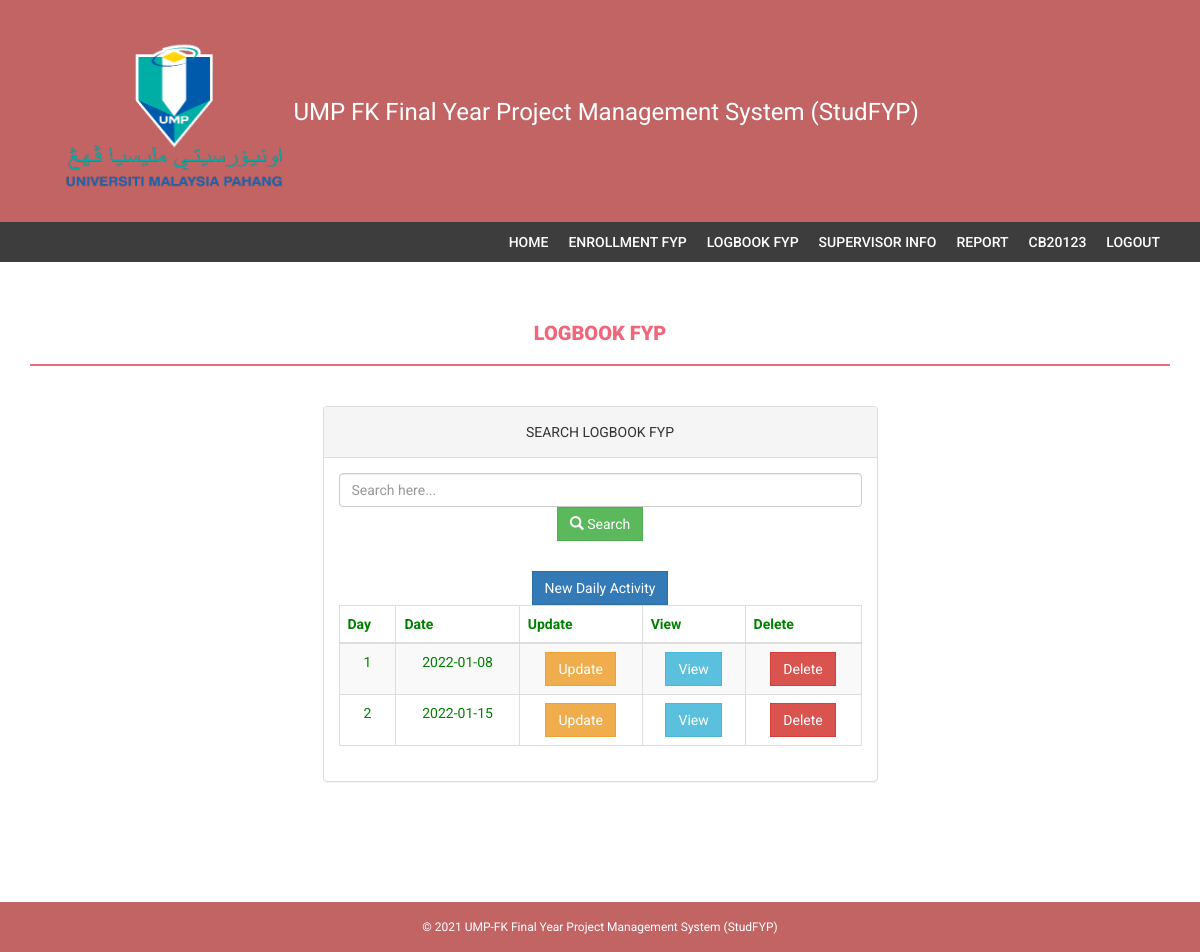
The app's page /student/logbook.php (signed in), older data.
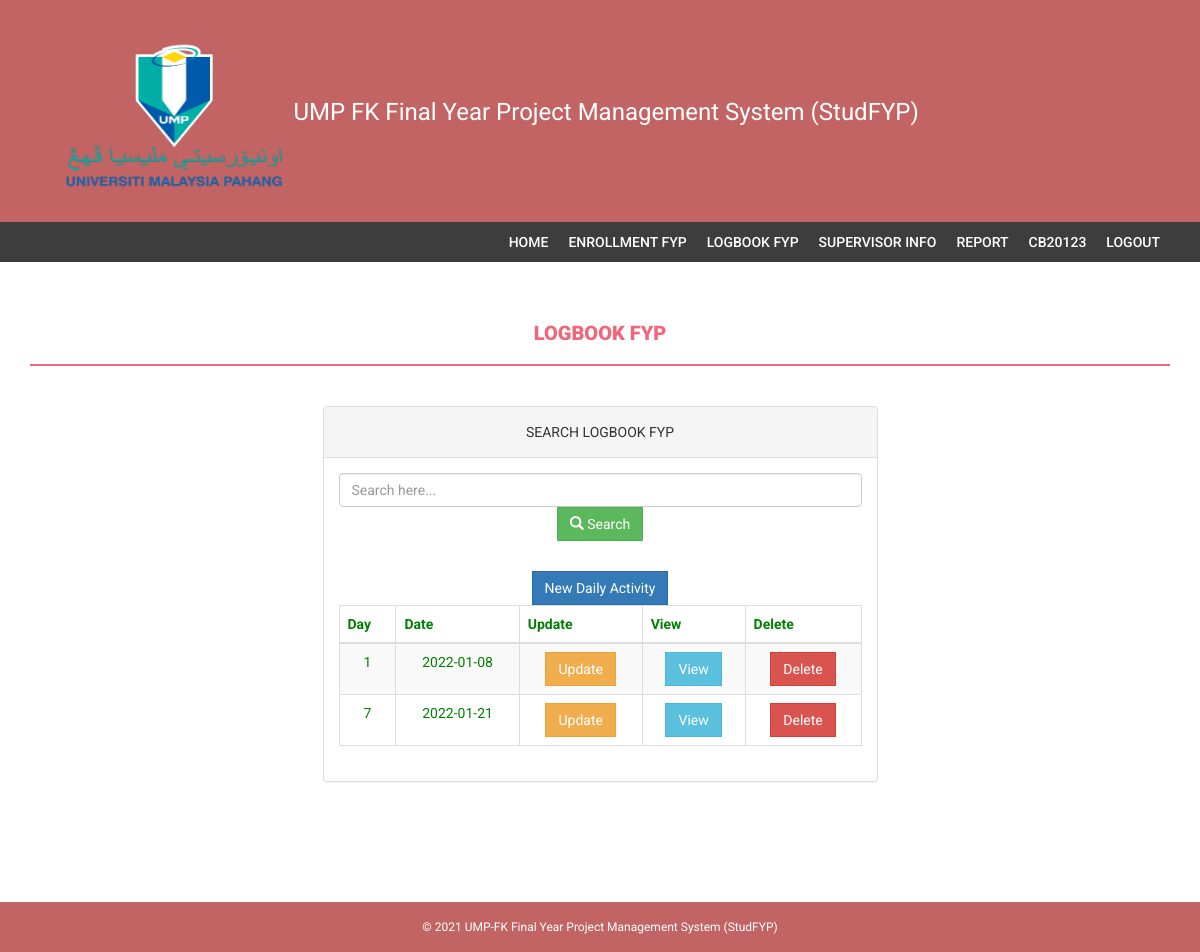
The same page, newer data.
### tables this page shows
CREATE TABLE `logbook` (
  `logbook_id` int(10) NOT NULL,
  `log_date` date NOT NULL,
  `log_day` int(31) NOT NULL,
  `log_activity` varchar(400) NOT NULL,
  `log_file` varchar(400) NOT NULL,
  `log_note` varchar(200) NOT NULL,
  `student_id` varchar(10) NOT NULL
);

### student/logbook.php (the view, shortened to what this page needs)
<?php
if(isset($_SESSION['User'])){
    $User = $_SESSION['User'];
}else{
    header("location:/studfyp/login.php");
}
?>
<!DOCTYPE html>
<html xmlns="http://www.w3.org/1999/xhtml">
    <head>
        <link href="assets/css/bootstrap.css" rel="stylesheet" />
        <link href="assets/css/font-awesome.css" rel="stylesheet" />
        <link href="assets/css/style.css" rel="stylesheet" />
    </head>
    <body>
        <?php include('includes/header.php');?>
        <?php include('includes/menubar.php');?>
        <div class="content-wrapper">
            <div class="container">
                <div class="row">
                    <div class="col-md-12"><h1 class="page-head-line">LOGBOOK FYP </h1></div>
                </div>
                <div class="row" >
                    <div class="col-md-3"></div>
                    <div class="col-md-6">
                        <div class="panel panel-default">
                            <div class="panel-heading"><center>SEARCH LOGBOOK FYP</center></div>
                            <font color="green" align="center">
                            <div class="panel-body">
                                <form method="POST">
                                    <input type="text" class="form-control" name="keyword" placeholder="Search here..." required="required">
                                    <button class="btn btn-success" name="search" ><span class="glyphicon glyphicon-search"></span> Search</button>
                                </form>
                                <br><a href="addlogbook.php?" type="button" class="btn btn-s btn-primary">New Daily Activity</a>
                                <div class="table-responsive">
                                    <?php
                                        include('includes/config.php');
                                        if(ISSET($_POST['search'])){
                                    ?>
                                    <table class="table table-bordered table-hover table-striped">
                                        <thead>
                                            <tr>
                                                <th>Day</th>
                                                <th>Date</th>
                                                <th>Update</th>
                                                <th>View</th>
                                                <th>Delete</th>
                                            </tr>
                                        </thead>
                                        <tbody>
                                            <?php
                                                $keyword = $_POST['keyword'];
                                                $query = mysqli_query($bd, "SELECT * FROM logbook WHERE student_id='$User' and log_day LIKE '%$keyword%'") or die(mysqli_error());
                                                $count = mysqli_num_rows($query);
                                                if($count > 0){
                                                    while($fetch = mysqli_fetch_array($query)){
                                            ?>
                                            <tr>
                                                <td><?php echo $fetch['log_day']; ?></td>
                                                <td><?php echo $fetch['log_date']; ?></td>
                                                <td><a href="editlogbook.php?id=<?php echo $fetch["logbook_id"];?>" class="btn btn-warning">Update</a></td>
                                                <td><a href="viewlogbook.php?id=<?php echo $fetch['logbook_id'] ?>" class="btn btn-info">View</a></td>
                                                <td>
                                                    <a href="logbook.php?id=<?php echo $fetch['logbook_id']?>&del=delete" onClick="return confirm('Are you sure you want to delete?')">
                                                    <button class="btn btn-danger">Delete</button>
                                                </td>
                                            </tr>
                                            <?php
                                                }
                                            }else{
                                                echo "<tr><td colspan='2' class='text-danger'><center>No result found!</center></td></tr>";
                                            }
                                            ?>
                                        </tbody>
                                    </table>
                                    <?php
                                    }else{
                                    ?>
                                    <table class="table table-bordered table-hover table-striped">
                                        <thead>
                                            <tr>
                                            <th>Day</th>
                                                <th>Date</th>
                                                <th>Update</th>
                                                <th>View</th>
                                                <th>Delete</th>
                                            </tr>
                                        </thead>
                                        <tbody>
                                            <?php
                                                $query = mysqli_query($bd, "SELECT * FROM logbook WHERE student_id='$User' ORDER BY log_day ASC") or die(mysqli_error());
                                                while($fetch = mysqli_fetch_array($query)){
                                            ?>
                                            <tr>
                                                <td><?php echo $fetch['log_day']; ?></td>
                                                <td><?php echo $fetch['log_date']; ?></td>
                                                <td><a href="editlogbook.php?id=<?php echo $fetch["logbook_id"];?>" class="btn btn-warning">Update</a></td>
                                                <td><a href="viewlogbook.php?id=<?php echo $fetch['logbook_id'] ?>" class="btn btn-info">View</a></td>
                                                <td>
                                                    <a href="logbook.php?id=<?php echo $fetch['logbook_id']?>&del=delete" onClick="return confirm('Are you sure you want to delete?')">
                                                    <button class="btn btn-danger">Delete</button>
                                                </td>
                                            </tr>
                                            <?php
                                            }
                                            ?>
                                        </tbody>
                                    </table>
                                    <?php
                                    }
                                    ?>
                                </div>
                            </div>
                        </div>
                    </div>
                </div>
            </div>
        </div>
        <?php include('includes/footer.php');?>
    </body>
</html>

### student/includes/header.php
<div class="navbar navbar-inverse set-radius-zero">
  <div class="container">
      <div class="navbar-header">
          <div class="left-div">
          <img src="logo-ump.png" width="230" height="150">
           <a class="headT" href="#" style="color:#fff; font-size:24px; line-height:24px; text-align:center; text-decoration: none">
      UMP FK Final Year Project Management System (StudFYP)</a>
          </div>
      </div>
      </div>
  </div>

### student/includes/menubar.php (shortened to what this page needs)
<section class="menu-section">
        <div class="container">
            <div class="row">
                <div class="col-md-12">
                    <div class="navbar-collapse collapse ">
                        <ul id="menu-top" class="nav navbar-nav navbar-right">
                             <li><a href="student_index.php?User=".$User;>Home</a></li>
                             <li><a href="enrollment.php?User=".$User;>Enrollment FYP</a></li>
                              <li><a href="logbook.php?User=".$User;>Logbook FYP</a></li>
                               <li><a href="svInfo.php?User=".$User;>Supervisor Info</a></li>
                               <li><a href="report.php?User=".$User;>Report</a></li>
                               <li class="nav-item dropdown">
                                    <a class="nav-link dropdown-toggle text-muted waves-effect waves-dark" href="#" id="navbarDropdown" role="button" data-bs-toggle="dropdown" aria-expanded="false">
                                        <i class="mdi fa-lg mdi-account-circle"></i> <?php echo $User ?>
                                    </a>
                                 </li>
                            <li><a href="/studfyp/logout.php?logout">Logout</a></li>
                        </ul>
                    </div>
                </div>
            </div>
        </div>
    </section>

### student/includes/footer.php (shortened to what this page needs)
<footer>
        <div class="container">
            <div class="row">
                <div class="col-md-12">
                    &copy; 2021 UMP-FK Final Year Project Management System (StudFYP)
                </div>
            </div>
        </div>
    </footer>

### student/assets/css/style.css (style rules this page uses)
body { font-family: 'Roboto', sans-serif; line-height: 30px; }
.set-radius-zero { border-radius: 0px; -moz-border-radius: 0px; -webkit-border-radius: 0px; }
.content-wrapper { margin-top: 40px; min-height: 600px; padding-bottom: 60px; }
.page-head-line { font-weight: 900; padding-bottom: 20px; border-bottom: 2px solid #F0677C; text-transform: uppercase; color: #F0677C; font-size: 20px; margin-bottom: 40px; }
.btn { border-radius: 0px; -webkit-border-radius: 0px; -moz-border-radius: 0px; }
.left-div { padding-left: 30px; margin-top: 40px; margin-bottom: 30px; }
.menu-section { background-color: #3D3D3D; }
#menu-top a { color: #FFF; text-decoration: none; font-weight: 500; padding: 10px 10px 10px 10px; text-transform: uppercase; }
.navbar-inverse { background-color: #C36464; border-color: transparent; }
.navbar { margin-bottom: 0px; }
footer { padding: 10px; color: #fff; font-size: 12px; background-color: #C36464; }

### student/includes/footer.php (style rules this page uses)
.col-md-12 { text-align: center; }

Row changes from the older to the newer data that the page shows:
removed logbook: log_day "2", log_date "2022-01-15"
added logbook: log_day "7", log_date "2022-01-21"
